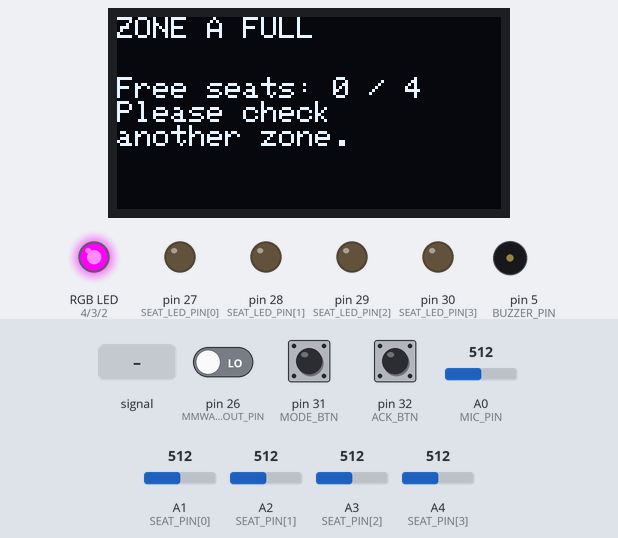
A sketch run on a simulated Arduino Mega 2560, built with avr-gcc and run on an emulated ATmega2560. On the bench: 128×64 one-colour display, an RGB LED mixed from three pins (HIGH = lit), output pins drawn as LEDs (lit = HIGH), buzzer (waves = sounding, pin HIGH). Dashed ring = blinking. The inputs (shaded band) are chosen by the test bench; at power-on: pin 31 (MODE_BTN) HIGH, pin 32 (ACK_BTN) HIGH, A0 (MIC_PIN) = 512, pin 26 (MMWAVE_OUT_PIN) LOW, A1 (SEAT_PIN[0]) = 512, A2 (SEAT_PIN[1]) = 512, A3 (SEAT_PIN[2]) = 512, A4 (SEAT_PIN[3]) = 512. What the sketch prints to the serial monitor is not drawn.

Above: at 1.2 s.
1.3 s: A0 (MIC_PIN) fed a 200 Hz sine of ±81 counts around its level
At 2.2 s:
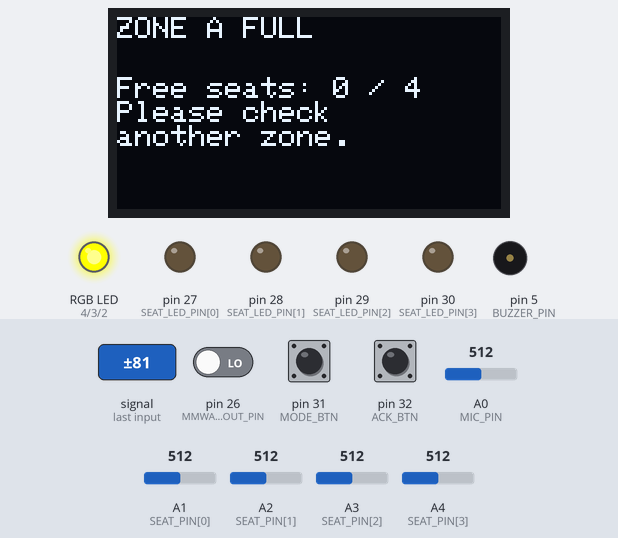
4.3 s: pin 31 (MODE_BTN) pulled LOW for 0.15 s
5.9 s: pin 31 (MODE_BTN) pulled LOW for 1 s
9.9 s: pin 32 (ACK_BTN) pulled LOW for 0.15 s
At 11.0 s:
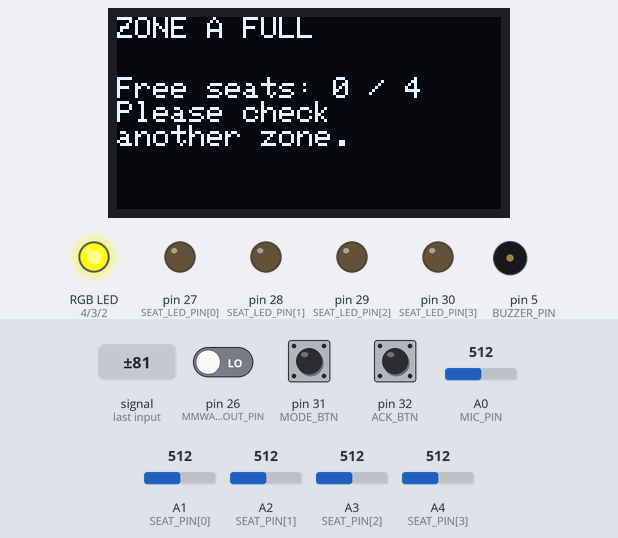
13.0 s: A0 (MIC_PIN) set to 716
At 15.9 s:
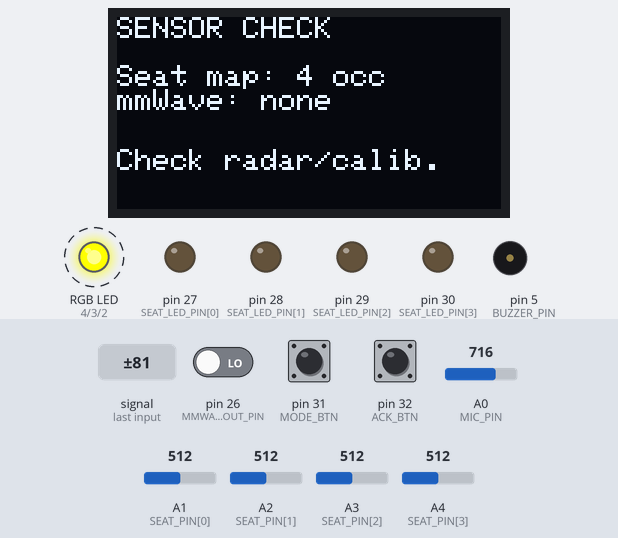
Timing chart, 0 to 17.0 s (numbered marks = the images above; inputs shaded):
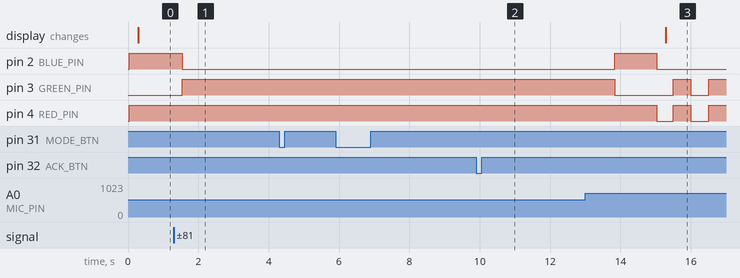

The sketch:

test_code.ino
```cpp
/*
  Smart Library - seat availability + noise monitoring (Arduino Mega 2560)
  4 IR seat sensors (Analog), analog mic, mmWave presence (OUT pin), SSD1306 OLED,
  RGB LED, seat LEDs, buzzer, 2 buttons. No delay(): everything uses millis().
*/
#include <Wire.h>
#include <Adafruit_GFX.h>
#include <Adafruit_SSD1306.h>

// =====================  CONFIG  =====================
#define DEMO_TIMING 0          // 1 = shorter seat debounce for quick demos
#define SERIAL_CSV  1          // 1 = print one CSV line per second (for test data)

// ---- pins ----
const uint8_t NUM_SEATS = 4;
const uint8_t SEAT_PIN[NUM_SEATS]     = {A1, A2, A3, A4};   // Sharp IR sensors on analog pins
const uint8_t SEAT_LED_PIN[NUM_SEATS] = {27, 28, 29, 30};   // per-seat LEDs (via resistor)
const uint8_t MMWAVE_OUT_PIN = 26;                          // radar OUT (HIGH = presence)
const uint8_t MIC_PIN        = A0;                          // mic module AO
const uint8_t BLUE_PIN = 2, GREEN_PIN = 3, RED_PIN = 4;     // platform RGB (transistor driven, HIGH = on)
const uint8_t BUZZER_PIN = 5;                               // active buzzer
const uint8_t MODE_BTN = 31, ACK_BTN = 32;                  // INPUT_PULLUP, pressed = LOW

// ---- sensor tuning ----
const int SEAT_THRESHOLD = 400;             // Raw ADC threshold (0-1023). Adjust based on your testing distance!
const bool SEAT_LED_ON_WHEN_FREE  = true;   // seat LED lit = seat available

// ---- timing (ms) ----
#if DEMO_TIMING
const unsigned long OCC_CONFIRM_MS = 1000, FREE_CONFIRM_MS = 2000;
#else
const unsigned long OCC_CONFIRM_MS = 3000, FREE_CONFIRM_MS = 10000;
#endif
const unsigned long NOISE_WINDOW_MS = 100;
const unsigned long NOISE_RISING_MS = 3000;    // show "rising" (yellow)
const unsigned long NOISE_WARN_MS   = 5000;    // red LED + OLED notice
const unsigned long NOISE_BEEP_MS   = 15000;   // log + one short beep
const unsigned long BEEP_LEN_MS     = 150;
const unsigned long DISAGREE_MS     = 5000;    // disagreement must persist this long
const unsigned long RADAR_WARMUP_MS = 10000;   // ignore radar after power-up
const unsigned long OLED_PERIOD_MS  = 250;

// ---- noise thresholds (peak-to-peak ADC counts) - CALIBRATE THESE ----
// index: 0 = Silent, 1 = Quiet, 2 = Collaborative
const uint16_t TH_MODERATE[3] = { 30,  60,  120 };
const uint16_t TH_NOISY[3]    = { 100,  160, 280 };
const uint16_t HYST = 8;                       // hysteresis when dropping to a lower level
const uint8_t  AVG_WINDOWS = 8;                // moving average length

const uint8_t NOISE_QUIET = 0, NOISE_MODERATE = 1, NOISE_NOISY = 2;
const char* const MODE_NAME[3]  = { "SILENT", "QUIET", "COLLAB" };
const char* const LEVEL_NAME[3] = { "QUIET", "MODERATE", "NOISY" };

// =====================  STATE  =====================
Adafruit_SSD1306 display(128, 64, &Wire, -1);

// seats
bool seatOcc[NUM_SEATS];
bool seatPending[NUM_SEATS];
unsigned long seatChangeStart[NUM_SEATS];
uint8_t freeCount = NUM_SEATS;

// noise
int  nMin = 1023, nMax = 0;
unsigned long nWinStart = 0;
uint16_t ampRing[AVG_WINDOWS];
uint8_t  ampIdx = 0;
uint16_t noiseAvg = 0;
uint8_t  noiseLevel = NOISE_QUIET;
bool     noiseEpisode = false;
unsigned long noiseStart = 0;
bool     beepDone = false, acked = false;
uint8_t  noiseStage = 0;          // 0 none, 1 rising, 2 warning
bool     warningActive = false;

// presence / fusion
bool zonePresent = false;
bool disagreeRaw = false, disagree = false;
unsigned long disagreeStart = 0;

// ui / outputs
uint8_t zoneMode = 1;             // start in Quiet mode
unsigned long beepStart = 0; bool beeping = false;
unsigned long lastOled = 0, lastCsv = 0;

// buttons
const uint8_t BTN_PIN[2] = { MODE_BTN, ACK_BTN };
bool btnLast[2] = { true, true }, btnStable[2] = { true, true };
bool btnEvent[2] = { false, false };
unsigned long btnChanged[2] = { 0, 0 };

// =====================  HELPERS  =====================
bool seatRaw(uint8_t i) {
  int sensorValue = analogRead(SEAT_PIN[i]);
  // Boolean logic: true (occupied) if an object is close enough to push value above threshold
  return (sensorValue > SEAT_THRESHOLD);
}

void setRGB(bool r, bool g, bool b) {
  digitalWrite(RED_PIN, r);
  digitalWrite(GREEN_PIN, g);
  digitalWrite(BLUE_PIN, b);
}

uint8_t occupiedCount() {
  uint8_t n = 0;
  for (uint8_t i = 0; i < NUM_SEATS; i++) if (seatOcc[i]) n++;
  return n;
}

// =====================  SEATS  =====================
void updateSeats(unsigned long now) {
  for (uint8_t i = 0; i < NUM_SEATS; i++) {
    bool raw = seatRaw(i);
    if (raw != seatOcc[i]) {
      if (!seatPending[i]) { seatPending[i] = true; seatChangeStart[i] = now; }
      unsigned long need = raw ? OCC_CONFIRM_MS : FREE_CONFIRM_MS;   // fast to occupy, slow to free
      if (now - seatChangeStart[i] >= need) {
        seatOcc[i] = raw;
        seatPending[i] = false;
        Serial.print(F("EVENT seat ")); Serial.print(i + 1);
        Serial.println(raw ? F(" OCCUPIED") : F(" FREE"));
      }
    } else {
      seatPending[i] = false;              // raw agrees with confirmed state: cancel
    }
  }
  freeCount = NUM_SEATS - occupiedCount();
}

// =====================  NOISE  =====================
void updateNoise(unsigned long now) {
  int v = analogRead(MIC_PIN);
  if (v < nMin) nMin = v;
  if (v > nMax) nMax = v;
  if (now - nWinStart < NOISE_WINDOW_MS) return;

  // end of a 100 ms window: peak-to-peak amplitude -> moving average
  ampRing[ampIdx] = (uint16_t)(nMax - nMin);
  ampIdx = (ampIdx + 1) % AVG_WINDOWS;
  uint32_t sum = 0;
  for (uint8_t i = 0; i < AVG_WINDOWS; i++) sum += ampRing[i];
  noiseAvg = sum / AVG_WINDOWS;
  nMin = 1023; nMax = 0; nWinStart = now;

  // classify with hysteresis
  uint16_t mod = TH_MODERATE[zoneMode], noisy = TH_NOISY[zoneMode];
  uint8_t lvl;
  if (noiseAvg >= noisy || (noiseLevel == NOISE_NOISY && noiseAvg + HYST >= noisy)) lvl = NOISE_NOISY;
  else if (noiseAvg >= mod || (noiseLevel >= NOISE_MODERATE && noiseAvg + HYST >= mod)) lvl = NOISE_MODERATE;
  else lvl = NOISE_QUIET;

  // episode tracking (duration filter)
  if (lvl == NOISE_NOISY && !noiseEpisode) {
    noiseEpisode = true; noiseStart = now; beepDone = false; acked = false;
  } else if (lvl != NOISE_NOISY && noiseEpisode) {
    noiseEpisode = false;
    if (noiseStage >= 2) {
      Serial.print(F("EVENT noise episode ended after ms: ")); Serial.println(now - noiseStart);
    }
  }
  noiseLevel = lvl;
}

void updateNoiseStage(unsigned long now) {
  noiseStage = 0;
  if (noiseEpisode) {
    unsigned long d = now - noiseStart;
    if (d >= NOISE_WARN_MS) noiseStage = 2;
    else if (d >= NOISE_RISING_MS) noiseStage = 1;
    if (d >= NOISE_BEEP_MS && !beepDone) {
      beepDone = true;
      if (!acked) { beeping = true; beepStart = now; }
      Serial.println(F("EVENT sustained noise (15 s)"));
    }
  }
  warningActive = (noiseStage >= 2) && !acked;
}

// =====================  mmWave + FUSION  =====================
void updatePresenceAndFusion(unsigned long now) {
  zonePresent = digitalRead(MMWAVE_OUT_PIN);
  bool occ = occupiedCount() > 0;
  bool warm = now > RADAR_WARMUP_MS;
  disagreeRaw = warm && (occ != zonePresent);   // seats vs radar disagree
  if (disagreeRaw) {
    if (disagreeStart == 0) disagreeStart = now;
    if (now - disagreeStart >= DISAGREE_MS) {
      if (!disagree) Serial.println(occ ? F("EVENT fusion: seats occupied, no radar presence")
                                        : F("EVENT fusion: radar presence, all seats free"));
      disagree = true;
    }
  } else {
    disagreeStart = 0;
    disagree = false;
  }
}

// =====================  BUTTONS  =====================
void updateButtons(unsigned long now) {
  for (uint8_t i = 0; i < 2; i++) {
    bool r = digitalRead(BTN_PIN[i]);
    if (r != btnLast[i]) { btnLast[i] = r; btnChanged[i] = now; }
    if (now - btnChanged[i] >= 30 && r != btnStable[i]) {
      btnStable[i] = r;
      if (!r) btnEvent[i] = true;              // pressed (active LOW)
    }
  }
  if (btnEvent[0]) {
    btnEvent[0] = false;
    zoneMode = (zoneMode + 1) % 3;
    Serial.print(F("EVENT mode -> ")); Serial.println(MODE_NAME[zoneMode]);
  }
  if (btnEvent[1]) {
    btnEvent[1] = false;
    if (noiseEpisode) { acked = true; Serial.println(F("EVENT warning acknowledged")); }
  }
}

// =====================  OUTPUTS  =====================
void updateOutputs(unsigned long now) {
  // seat LEDs
  for (uint8_t i = 0; i < NUM_SEATS; i++)
    digitalWrite(SEAT_LED_PIN[i], SEAT_LED_ON_WHEN_FREE ? !seatOcc[i] : seatOcc[i]);

  // RGB priority: disagreement > sustained noise > rising/moderate > full > normal
  bool effModerate = (noiseLevel == NOISE_MODERATE) || (noiseLevel == NOISE_NOISY && noiseStage < 2) || acked;
  if (disagree)            { bool on = (now / 500) % 2; setRGB(on, on, false); }   // flashing yellow
  else if (warningActive)  setRGB(true, false, false);                              // red
  else if (effModerate && noiseLevel != NOISE_QUIET) setRGB(true, true, false);     // yellow
  else if (freeCount == 0) setRGB(true, false, true);                               // purple
  else                     setRGB(false, true, false);                              // green

  // buzzer: one short non-blocking beep
  if (beeping && now - beepStart >= BEEP_LEN_MS) beeping = false;
  digitalWrite(BUZZER_PIN, beeping);
}

// =====================  OLED  =====================
void drawSeatMap() {
  display.setCursor(92, 0); display.print(F("SEATS"));
  for (uint8_t i = 0; i < NUM_SEATS; i++) {
    int x = 94 + (i % 2) * 18, y = 14 + (i / 2) * 22;
    if (seatOcc[i]) {
      display.fillRect(x, y, 16, 18, SSD1306_WHITE);
      display.setTextColor(SSD1306_BLACK);
    } else {
      display.drawRect(x, y, 16, 18, SSD1306_WHITE);
      display.setTextColor(SSD1306_WHITE);
    }
    display.setCursor(x + 5, y + 5); display.print(i + 1);
    display.setTextColor(SSD1306_WHITE);
  }
}

void updateDisplay(unsigned long now) {
  if (now - lastOled < OLED_PERIOD_MS) return;
  lastOled = now;
  display.clearDisplay();
  display.setTextSize(1);
  display.setTextColor(SSD1306_WHITE);

  if (disagree) {
    display.setCursor(0, 0);  display.println(F("SENSOR CHECK"));
    display.setCursor(0, 16); display.print(F("Seat map: ")); display.print(occupiedCount()); display.println(F(" occ"));
    display.print(F("mmWave: ")); display.println(zonePresent ? F("presence") : F("none"));
    display.setCursor(0, 44); display.println(zonePresent ? F("Untracked activity?") : F("Check radar/calib."));
  } else if (warningActive) {
    display.setCursor(0, 0);  display.println(F("QUIET ZONE NOTICE"));
    display.setCursor(0, 20); display.println(F("Noise is high."));
    display.println(F("Please lower your"));
    display.println(F("voice."));
  } else if (freeCount == 0) {
    display.setCursor(0, 0);  display.println(F("ZONE A FULL"));
    display.setCursor(0, 20); display.println(F("Free seats: 0 / 4"));
    display.println(F("Please check"));
    display.println(F("another zone."));
  } else {
    display.setCursor(0, 0);  display.print(F("SMART LIBRARY"));
    display.setCursor(0, 14); display.print(F("Mode: "));  display.print(MODE_NAME[zoneMode]);
    display.setCursor(0, 26); display.print(F("Free: "));  display.print(freeCount); display.print(F(" / ")); display.print(NUM_SEATS);
    display.setCursor(0, 38); display.print(F("Noise: ")); display.print(LEVEL_NAME[noiseLevel]);
    display.setCursor(0, 50); display.print(F("Presence: ")); display.print(zonePresent ? F("YES") : F("NO"));
    drawSeatMap();
  }
  display.display();
}

// =====================  LOGGING  =====================
void logCsv(unsigned long now) {
#if SERIAL_CSV
  if (now - lastCsv < 1000) return;
  lastCsv = now;
  // ms, seat bits (1=occupied), free, noiseAvg, level, stage, presence, mode
  Serial.print(F("CSV,")); Serial.print(now); Serial.print(',');
  for (uint8_t i = 0; i < NUM_SEATS; i++) Serial.print(seatOcc[i] ? '1' : '0');
  Serial.print(','); Serial.print(freeCount);
  Serial.print(','); Serial.print(noiseAvg);
  Serial.print(','); Serial.print(noiseLevel);
  Serial.print(','); Serial.print(noiseStage);
  Serial.print(','); Serial.print(zonePresent);
  Serial.print(','); Serial.println(zoneMode);
#endif
}

// =====================  SETUP / LOOP  =====================
void setup() {
  Serial.begin(115200);

  // Seat sensor analog pins do not require explicit pinMode configuration
  for (uint8_t i = 0; i < NUM_SEATS; i++) {
    pinMode(SEAT_LED_PIN[i], OUTPUT);
  }

  pinMode(MMWAVE_OUT_PIN, INPUT);
  pinMode(RED_PIN, OUTPUT); pinMode(GREEN_PIN, OUTPUT); pinMode(BLUE_PIN, OUTPUT);
  pinMode(BUZZER_PIN, OUTPUT);
  pinMode(MODE_BTN, INPUT_PULLUP); pinMode(ACK_BTN, INPUT_PULLUP);

  Wire.begin();
  Wire.setClock(400000);                       // faster OLED refresh -> less mic sampling gap
  if (!display.begin(SSD1306_SWITCHCAPVCC, 0x3C)) {
    Serial.println(F("SSD1306 allocation failed"));
    for (;;) { setRGB(true, false, false); }   // hardware error: red, stop
  }

  for (uint8_t i = 0; i < NUM_SEATS; i++) {    // start from the real state (no 3 s wait)
    seatOcc[i] = seatRaw(i);
    seatPending[i] = false;
  }
  unsigned long now = millis();
  nWinStart = now;
  Serial.println(F("Smart Library started"));
  Serial.println(F("CSV,ms,seats,free,noiseAvg,level,stage,presence,mode"));
}

void loop() {
  unsigned long now = millis();
  updateButtons(now);
  updateSeats(now);
  updateNoise(now);
  updateNoiseStage(now);
  updatePresenceAndFusion(now);
  updateOutputs(now);
  updateDisplay(now);
  logCsv(now);
}
```

Measured:
- after the input at 1.3 s, pin 2 (BLUE_PIN): HIGH → LOW after 0.24 s; pin 3 (GREEN_PIN): LOW → HIGH after 0.24 s
- after the input at 4.3 s, every drawn part: stays the same
- after the input at 5.9 s, every drawn part: stays the same
- after the input at 9.9 s, pin 3 (GREEN_PIN): stays HIGH (without the input it goes to LOW after 1.0 s)
- after the input at 13.0 s, pin 2 (BLUE_PIN): LOW → HIGH after 0.84 s, → LOW 1.2 s later
- by itself, pin 4 (RED_PIN): alternates HIGH for 0.50 s and LOW for 0.48 s
